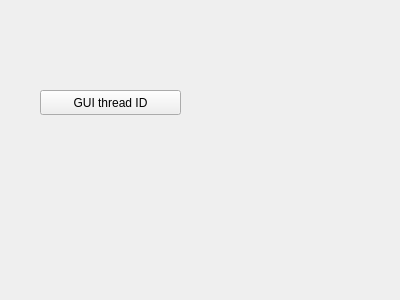
<?xml version="1.0" encoding="UTF-8"?>
<ui version="4.0">
 <class>MainWindow</class>
 <widget class="QMainWindow" name="MainWindow">
  <property name="geometry">
   <rect>
    <x>0</x>
    <y>0</y>
    <width>400</width>
    <height>300</height>
   </rect>
  </property>
  <property name="windowTitle">
   <string>MainWindow</string>
  </property>
  <widget class="QWidget" name="centralWidget">
   <widget class="QPushButton" name="pushButton">
    <property name="geometry">
     <rect>
      <x>40</x>
      <y>90</y>
      <width>141</width>
      <height>25</height>
     </rect>
    </property>
    <property name="text">
     <string>GUI thread ID</string>
    </property>
   </widget>
  </widget>
 </widget>
 <layoutdefault spacing="6" margin="11"/>
 <resources/>
 <connections/>
</ui>
